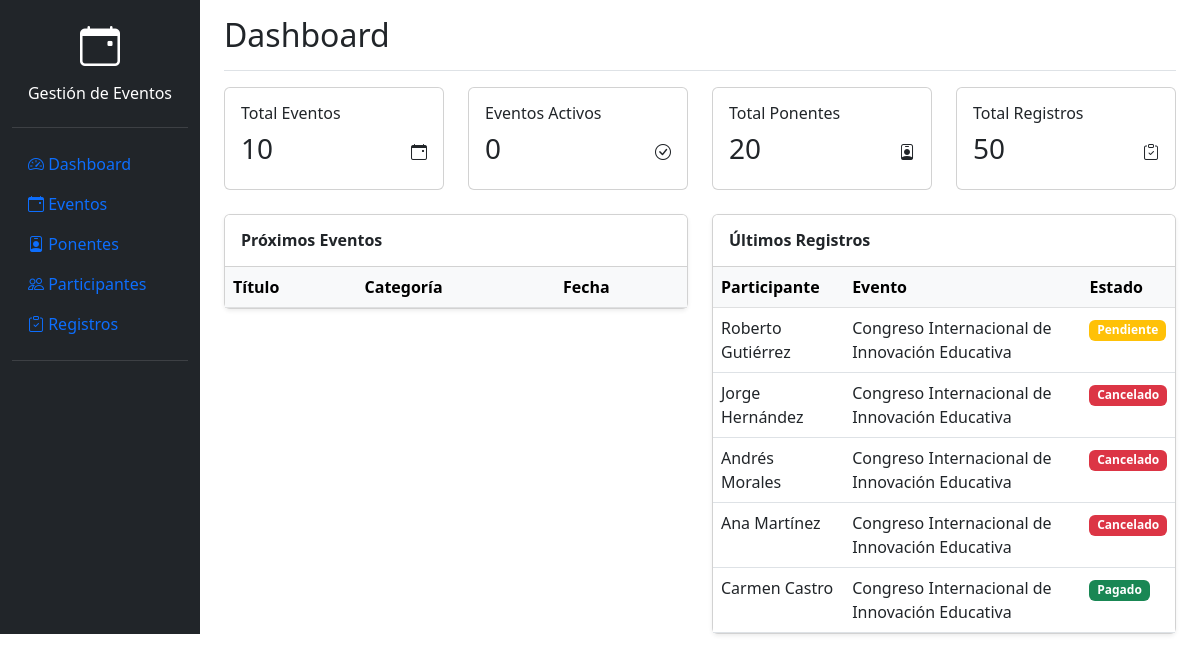
Page /frontend/views/dashboard/index.php on the committed database.
### tables this page shows
CREATE TABLE IF NOT EXISTS registros (
    registro_id INT AUTO_INCREMENT PRIMARY KEY,
    evento_id INT NOT NULL,
    participante_id INT NOT NULL,
    fecha_registro TIMESTAMP DEFAULT CURRENT_TIMESTAMP,
    estado_pago ENUM('pendiente', 'pagado', 'cancelado') DEFAULT 'pendiente',
    asistencia BOOLEAN DEFAULT FALSE,
    retroalimentacion TEXT,
    FOREIGN KEY (evento_id) REFERENCES eventos(evento_id) ON DELETE CASCADE,
    FOREIGN KEY (participante_id) REFERENCES participantes(participante_id) ON DELETE CASCADE
);

CREATE TABLE IF NOT EXISTS eventos (
    evento_id INT AUTO_INCREMENT PRIMARY KEY,
    titulo VARCHAR(200) NOT NULL,
    categoria_id INT,
    descripcion TEXT,
    ubicacion VARCHAR(200),
    fecha_evento DATE NOT NULL,
    hora_inicio TIME NOT NULL,
    hora_fin TIME NOT NULL,
    max_participantes INT NOT NULL,
    tarifa_inscripcion DECIMAL(10,2),
    imagen VARCHAR(255),
    created_at TIMESTAMP DEFAULT CURRENT_TIMESTAMP,
    updated_at TIMESTAMP DEFAULT CURRENT_TIMESTAMP ON UPDATE CURRENT_TIMESTAMP,
    FOREIGN KEY (categoria_id) REFERENCES categorias_evento(categoria_id) ON DELETE SET NULL
);

### frontend/views/dashboard/index.php (the view, shortened to what this page needs)
<?php
$conn = mysqli_connect(DB_HOST, DB_USER, DB_PASS, DB_NAME);
try {
    $query = "SELECT COUNT(*) as total FROM eventos";
    $result = mysqli_query($conn, $query);
    $totalEventos = mysqli_fetch_assoc($result)['total'];
    $query = "SELECT COUNT(*) as total FROM eventos WHERE fecha_evento >= CURDATE()";
    $result = mysqli_query($conn, $query);
    $eventosActivos = mysqli_fetch_assoc($result)['total'];
    $query = "SELECT COUNT(*) as total FROM ponentes";
    $result = mysqli_query($conn, $query);
    $totalPonentes = mysqli_fetch_assoc($result)['total'];
    $query = "SELECT COUNT(*) as total FROM registros";
    $result = mysqli_query($conn, $query);
    $totalRegistros = mysqli_fetch_assoc($result)['total'];
    $query = "SELECT r.*, e.titulo as evento_titulo,
             CONCAT(p.nombre, ' ', p.apellido) as participante_nombre
             FROM registros r
             JOIN eventos e ON r.evento_id = e.evento_id
             JOIN participantes p ON r.participante_id = p.participante_id
             ORDER BY r.fecha_registro DESC LIMIT 5";
    $ultimosRegistros = mysqli_query($conn, $query);
} catch(Exception $e) {
    echo "Error: " . $e->getMessage();
}
?>
<!DOCTYPE html>
<html lang="es">
<head>
    <link href="https://cdn.jsdelivr.net/npm/bootstrap@5.3.0/dist/css/bootstrap.min.css" rel="stylesheet">
    <link rel="stylesheet" href="https://cdn.jsdelivr.net/npm/bootstrap-icons@1.11.1/font/bootstrap-icons.css">
    <link rel="stylesheet" href="../../css/styles.css">
</head>
<body>
<div class="container-fluid">
    <div class="row">
        <?php include '../layouts/sidebar.php'; ?>
        <main class="col-md-9 ms-sm-auto col-lg-10 px-md-4">
            <div class="d-flex justify-content-between flex-wrap flex-md-nowrap align-items-center pt-3 pb-2 mb-3 border-bottom">
                <h1 class="h2">Dashboard</h1>
            </div>
            <div class="row g-4 mb-4">
                <div class="col-xl-3 col-md-6">
                    <div class="card stat-card">
                        <div class="card-body">
                            <h6 class="card-title">Total Eventos</h6>
                            <div class="d-flex align-items-center">
                                <h3 class="stat-value"><?php echo $totalEventos; ?></h3>
                                <i class="bi bi-calendar-event ms-auto"></i>
                            </div>
                        </div>
                    </div>
                </div>
                <div class="col-xl-3 col-md-6">
                    <div class="card stat-card">
                        <div class="card-body">
                            <h6 class="card-title">Eventos Activos</h6>
                            <div class="d-flex align-items-center">
                                <h3 class="stat-value"><?php echo $eventosActivos; ?></h3>
                                <i class="bi bi-check-circle ms-auto"></i>
                            </div>
                        </div>
                    </div>
                </div>
                <div class="col-xl-3 col-md-6">
                    <div class="card stat-card">
                        <div class="card-body">
                            <h6 class="card-title">Total Ponentes</h6>
                            <div class="d-flex align-items-center">
                                <h3 class="stat-value"><?php echo $totalPonentes; ?></h3>
                                <i class="bi bi-person-badge ms-auto"></i>
                            </div>
                        </div>
                    </div>
                </div>
                <div class="col-xl-3 col-md-6">
                    <div class="card stat-card">
                        <div class="card-body">
                            <h6 class="card-title">Total Registros</h6>
                            <div class="d-flex align-items-center">
                                <h3 class="stat-value"><?php echo $totalRegistros; ?></h3>
                                <i class="bi bi-clipboard-check ms-auto"></i>
                            </div>
                        </div>
                    </div>
                </div>
            </div>
            <div class="row g-4">
                <div class="col-xl-6">
                    <div class="card shadow-sm">
                        <div class="card-header bg-white py-3">
                            <h6 class="m-0 fw-bold">Próximos Eventos</h6>
                        </div>
                        <div class="card-body p-0">
                            <div class="table-responsive">
                                <table class="table mb-0">
                                    <thead class="table-light">
                                        <tr>
                                            <th>Título</th>
                                            <th>Categoría</th>
                                            <th>Fecha</th>
                                        </tr>
                                    </thead>
                                </table>
                            </div>
                        </div>
                    </div>
                </div>
                <div class="col-xl-6">
                    <div class="card shadow-sm">
                        <div class="card-header bg-white py-3">
                            <h6 class="m-0 fw-bold">Últimos Registros</h6>
                        </div>
                        <div class="card-body p-0">
                            <div class="table-responsive">
                                <table class="table mb-0">
                                    <thead class="table-light">
                                        <tr>
                                            <th>Participante</th>
                                            <th>Evento</th>
                                            <th>Estado</th>
                                        </tr>
                                    </thead>
                                    <tbody>
                                        <?php while ($registro = mysqli_fetch_assoc($ultimosRegistros)): ?>
                                        <tr>
                                            <td><?php echo htmlspecialchars($registro['participante_nombre']); ?></td>
                                            <td><?php echo htmlspecialchars($registro['evento_titulo']); ?></td>
                                            <td>
                                                <span class="badge bg-<?php
                                                    echo $registro['estado_pago'] == 'pagado' ? 'success' :
                                                        ($registro['estado_pago'] == 'pendiente' ? 'warning' : 'danger');
                                                ?>">
                                                    <?php echo ucfirst($registro['estado_pago']); ?>
                                                </span>
                                            </td>
                                        </tr>
                                        <?php endwhile; ?>
                                    </tbody>
                                </table>
                            </div>
                        </div>
                    </div>
                </div>
            </div>
        </main>
    </div>
</div>
</body>
</html>

### frontend/views/layouts/sidebar.php
<nav id="sidebar" class="col-md-3 col-lg-2 d-md-block bg-dark sidebar collapse">
    <div class="position-sticky pt-3">
        <div class="text-center mb-4">
            <i class="bi bi-calendar-event text-white fs-1"></i>
            <h6 class="sidebar-heading text-white mt-2">Gestión de Eventos</h6>
        </div>
        <hr class="text-white-50">
        <ul class="nav flex-column">
            <li class="nav-item">
                <a class="nav-link <?php echo basename($_SERVER['PHP_SELF']) == 'index.php' ? 'active' : ''; ?>" href="../dashboard/index.php">
                    <i class="bi bi-speedometer2"></i>
                    Dashboard
                </a>
            </li>
            <li class="nav-item">
                <a class="nav-link <?php echo strpos($_SERVER['PHP_SELF'], '/eventos/') ? 'active' : ''; ?>" href="../eventos/index.php">
                    <i class="bi bi-calendar-event"></i>
                    Eventos
                </a>
            </li>
            <li class="nav-item">
                <a class="nav-link <?php echo strpos($_SERVER['PHP_SELF'], '/ponentes/') ? 'active' : ''; ?>" href="../ponentes/index.php">
                    <i class="bi bi-person-badge"></i>
                    Ponentes
                </a>
            </li>
            <li class="nav-item">
                <a class="nav-link <?php echo strpos($_SERVER['PHP_SELF'], '/participantes/') ? 'active' : ''; ?>" href="../participantes/index.php">
                    <i class="bi bi-people"></i>
                    Participantes
                </a>
            </li>
            <li class="nav-item">
                <a class="nav-link <?php echo strpos($_SERVER['PHP_SELF'], '/inscripciones/') ? 'active' : ''; ?>" href="../inscripciones/index.php">
                    <i class="bi bi-clipboard-check"></i>
                    Registros
                </a>
            </li>
        </ul>
        <hr class="text-white-50">
    </div>
</nav>

### frontend/css/styles.css (style rules this page uses)
:root { --color-primario: #0056b3; --color-secundario: #6c757d; --color-exito: #28a745; --color-peligro: #dc3545; --color-fondo: #f8f9fa; --color-texto: #212529; --transition-speed: 0.3s; }

### rows in the picture
registros: participante_nombre "Roberto Gutiérrez", evento.titulo "Congreso Internacional de Innovación Educativa", estado_pago "Pendiente"
registros: participante_nombre "Jorge Hernández", evento.titulo "Congreso Internacional de Innovación Educativa", estado_pago "Cancelado"
registros: participante_nombre "Andrés Morales", evento.titulo "Congreso Internacional de Innovación Educativa", estado_pago "Cancelado"
registros: participante_nombre "Ana Martínez", evento.titulo "Congreso Internacional de Innovación Educativa", estado_pago "Cancelado"
registros: participante_nombre "Carmen Castro", evento.titulo "Congreso Internacional de Innovación Educativa", estado_pago "Pagado"

### other values in the picture
$totalEventos "10"
$eventosActivos "0"
$totalPonentes "20"
$totalRegistros "50"
